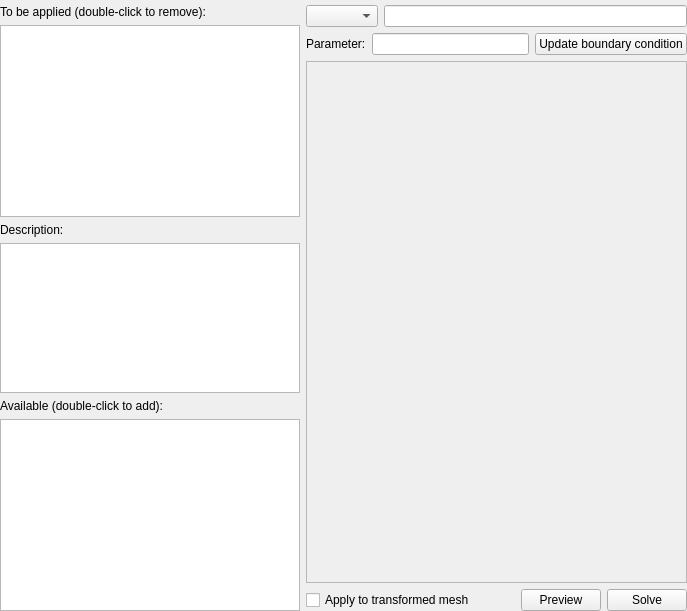
      <widget class="QWidget" name="bcTab">
       <property name="sizePolicy">
        <sizepolicy hsizetype="Expanding" vsizetype="Expanding">
         <horstretch>0</horstretch>
         <verstretch>0</verstretch>
        </sizepolicy>
       </property>
       <attribute name="title">
        <string>Boundary Conditions</string>
       </attribute>
       <layout class="QVBoxLayout" name="verticalLayout_10">
        <property name="leftMargin">
         <number>0</number>
        </property>
        <property name="topMargin">
         <number>5</number>
        </property>
        <property name="rightMargin">
         <number>0</number>
        </property>
        <property name="bottomMargin">
         <number>0</number>
        </property>
        <item>
         <layout class="QHBoxLayout" name="horizontalLayout_6">
          <item>
           <layout class="QVBoxLayout" name="verticalLayout_7">
            <item>
             <widget class="QLabel" name="label_10">
              <property name="sizePolicy">
               <sizepolicy hsizetype="Fixed" vsizetype="Preferred">
                <horstretch>0</horstretch>
                <verstretch>0</verstretch>
               </sizepolicy>
              </property>
              <property name="text">
               <string>To be applied (double-click to remove):</string>
              </property>
             </widget>
            </item>
            <item>
             <widget class="QListWidget" name="selectedBC">
              <property name="sizePolicy">
               <sizepolicy hsizetype="Fixed" vsizetype="Expanding">
                <horstretch>0</horstretch>
                <verstretch>0</verstretch>
               </sizepolicy>
              </property>
              <property name="minimumSize">
               <size>
                <width>300</width>
                <height>0</height>
               </size>
              </property>
              <property name="dragEnabled">
               <bool>true</bool>
              </property>
              <property name="dragDropMode">
               <enum>QAbstractItemView::InternalMove</enum>
              </property>
             </widget>
            </item>
            <item>
             <widget class="QLabel" name="label_13">
              <property name="text">
               <string>Description:</string>
              </property>
             </widget>
            </item>
            <item>
             <widget class="QPlainTextEdit" name="bcDescription">
              <property name="sizePolicy">
               <sizepolicy hsizetype="Preferred" vsizetype="Fixed">
                <horstretch>0</horstretch>
                <verstretch>0</verstretch>
               </sizepolicy>
              </property>
              <property name="maximumSize">
               <size>
                <width>16777215</width>
                <height>150</height>
               </size>
              </property>
              <property name="readOnly">
               <bool>true</bool>
              </property>
             </widget>
            </item>
            <item>
             <widget class="QLabel" name="label_11">
              <property name="sizePolicy">
               <sizepolicy hsizetype="Fixed" vsizetype="Preferred">
                <horstretch>0</horstretch>
                <verstretch>0</verstretch>
               </sizepolicy>
              </property>
              <property name="text">
               <string>Available (double-click to add):</string>
              </property>
             </widget>
            </item>
            <item>
             <widget class="QListWidget" name="bcs">
              <property name="sizePolicy">
               <sizepolicy hsizetype="Preferred" vsizetype="Expanding">
                <horstretch>0</horstretch>
                <verstretch>0</verstretch>
               </sizepolicy>
              </property>
             </widget>
            </item>
           </layout>
          </item>
          <item>
           <layout class="QVBoxLayout" name="verticalLayout_9">
            <item>
             <layout class="QHBoxLayout" name="horizontalLayout_8">
              <item>
               <widget class="QComboBox" name="bcApplyTo">
                <property name="sizePolicy">
                 <sizepolicy hsizetype="Fixed" vsizetype="Fixed">
                  <horstretch>0</horstretch>
                  <verstretch>0</verstretch>
                 </sizepolicy>
                </property>
               </widget>
              </item>
              <item>
               <widget class="QLineEdit" name="bcParts">
                <property name="enabled">
                 <bool>true</bool>
                </property>
                <property name="sizePolicy">
                 <sizepolicy hsizetype="Preferred" vsizetype="Fixed">
                  <horstretch>0</horstretch>
                  <verstretch>0</verstretch>
                 </sizepolicy>
                </property>
               </widget>
              </item>
             </layout>
            </item>
            <item>
             <layout class="QHBoxLayout" name="horizontalLayout_9">
              <item>
               <widget class="QLabel" name="bcLabel">
                <property name="text">
                 <string>Parameter:</string>
                </property>
               </widget>
              </item>
              <item>
               <widget class="QLineEdit" name="bcParameters">
                <property name="enabled">
                 <bool>true</bool>
                </property>
               </widget>
              </item>
              <item>
               <widget class="QPushButton" name="updateBCParams">
                <property name="sizePolicy">
                 <sizepolicy hsizetype="Fixed" vsizetype="Fixed">
                  <horstretch>0</horstretch>
                  <verstretch>0</verstretch>
                 </sizepolicy>
                </property>
                <property name="text">
                 <string>Update boundary condition</string>
                </property>
               </widget>
              </item>
             </layout>
            </item>
            <item>
             <widget class="QFrame" name="bcFrame">
              <property name="sizePolicy">
               <sizepolicy hsizetype="Expanding" vsizetype="Expanding">
                <horstretch>0</horstretch>
                <verstretch>0</verstretch>
               </sizepolicy>
              </property>
              <property name="frameShape">
               <enum>QFrame::StyledPanel</enum>
              </property>
              <property name="frameShadow">
               <enum>QFrame::Raised</enum>
              </property>
             </widget>
            </item>
            <item>
             <layout class="QHBoxLayout" name="horizontalLayout_7">
              <item>
               <widget class="QCheckBox" name="useTransformed">
                <property name="text">
                 <string>Apply to transformed mesh</string>
                </property>
               </widget>
              </item>
              <item>
               <spacer name="horizontalSpacer_4">
                <property name="orientation">
                 <enum>Qt::Horizontal</enum>
                </property>
                <property name="sizeHint" stdset="0">
                 <size>
                  <width>40</width>
                  <height>20</height>
                 </size>
                </property>
               </spacer>
              </item>
              <item>
               <widget class="QPushButton" name="previewBC">
                <property name="sizePolicy">
                 <sizepolicy hsizetype="Fixed" vsizetype="Fixed">
                  <horstretch>0</horstretch>
                  <verstretch>0</verstretch>
                 </sizepolicy>
                </property>
                <property name="text">
                 <string>Preview</string>
                </property>
               </widget>
              </item>
              <item>
               <widget class="QPushButton" name="solve3">
                <property name="sizePolicy">
                 <sizepolicy hsizetype="Fixed" vsizetype="Fixed">
                  <horstretch>0</horstretch>
                  <verstretch>0</verstretch>
                 </sizepolicy>
                </property>
                <property name="text">
                 <string>Solve</string>
                </property>
               </widget>
              </item>
             </layout>
            </item>
           </layout>
          </item>
         </layout>
        </item>
       </layout>
      </widget>
